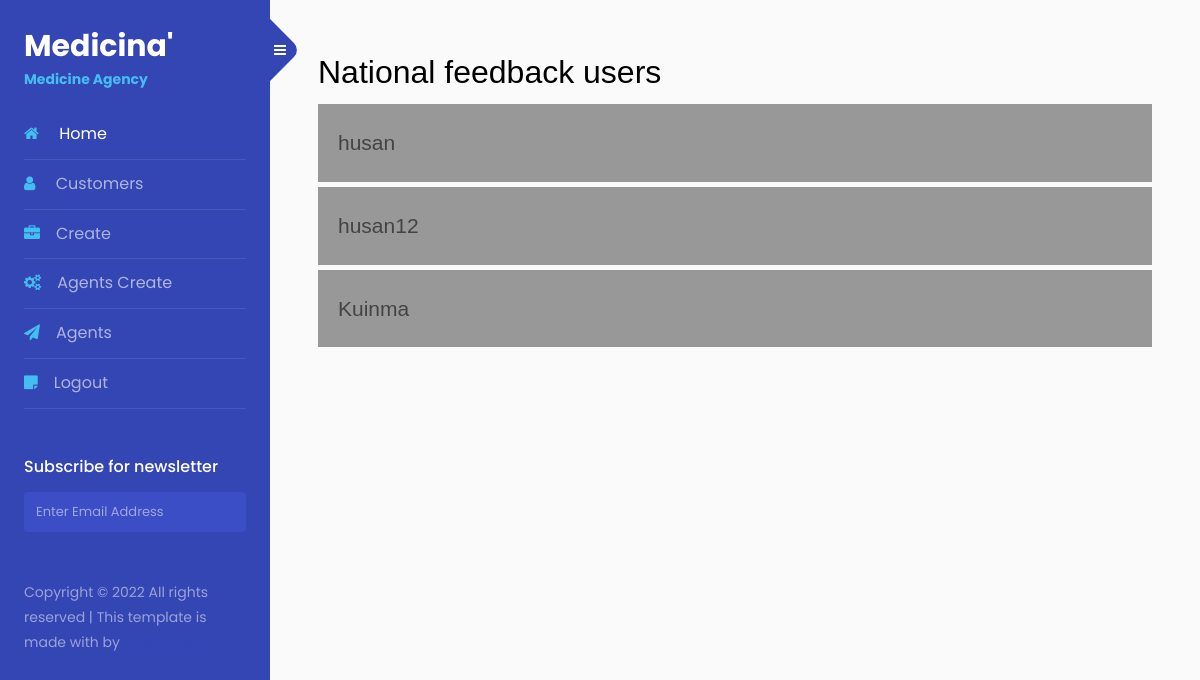
The page /agents/ (signed in) on the database its author committed.
### records_feed/models.py (models this page shows, shortened)
class Agent(models.Model):
    user = models.OneToOneField(User, on_delete=models.CASCADE)
    organiser = models.ForeignKey(UserProfile, on_delete=models.CASCADE)

class User(AbstractUser):
    is_organiser = models.BooleanField(default=True)
    is_agent = models.BooleanField(default=False)

### agents/views.py (the view)
# urls.py: path('', AgentsListView.as_view(), name='agent-lists'),
class AgentsListView(OraniserAndLoginRequiredMixin, generic.ListView):
    template_name = 'agents/lists.html'
    context_object_name = 'agent'
    def get_queryset(self):
        organiser = self.request.user.userprofile
        return Agent.objects.filter(organiser=organiser)

### agents/mixins.py (called while the page is built)
    def dispatch(self, request, *args, **kwargs):
        if not request.user.is_authenticated or not request.user.is_organiser:
            return redirect('login')
        return super().dispatch(request, *args, **kwargs)

### agents/templates/agents/lists.html (shortened to what this page needs)
{% extends 'base.html' %}
{% block content %}
    <div class="feedback">
      <h2 style="font-family: sans-serif">National feedback users</h2>
      {% for agent in object_list %}
      <a href="{% url 'agents:agent-detail' agent.pk %}"
        >{{ agent.user.username }}</a
      >
      {% endfor %}
    </div>
{% endblock content %}

### agents/templates/agents/lists.html (style rules this page uses)
.feedback a { width: 100%; background-color: rgba(59, 56, 56, 0.5); padding: 20px 20px; text-decoration: none; font-size: 21px; display: block; margin-top: 5px; font-family: sans-serif; color: #444; }

### rows shown on the page
Agent: user.username "husan"
Agent: user.username "husan12"
Agent: user.username "Kuinma"
